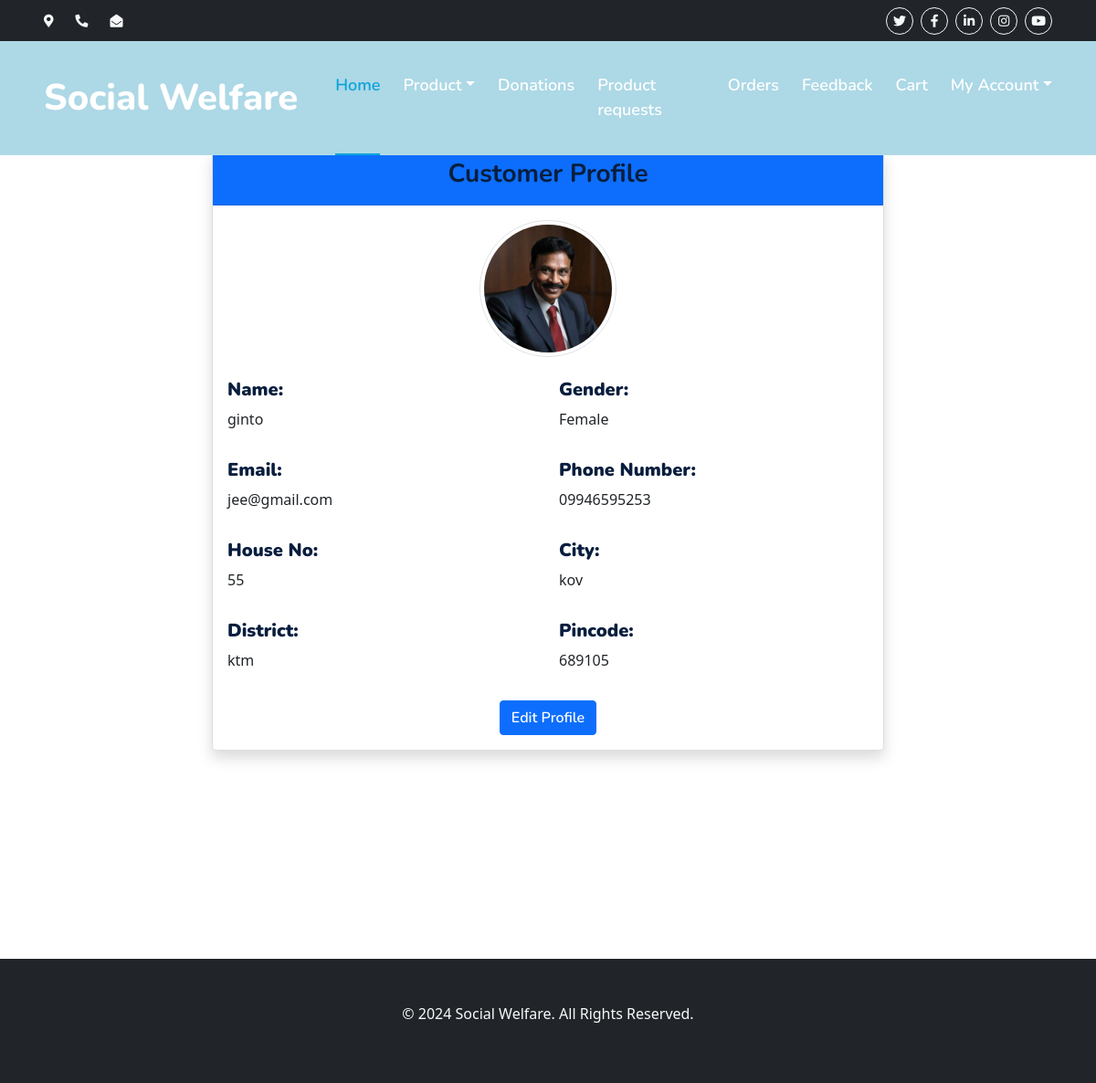
The app's page /user/profile/ (signed in) with its own data.
### user/models.py (models this page shows, shortened)
class Customer(models.Model):
    user = models.OneToOneField(User, on_delete=models.CASCADE)
    type = models.CharField(default='user', max_length=50)
    photo = models.ImageField(upload_to='userimage')
    cust_name = models.CharField(max_length=50)
    cust_gender = models.CharField(max_length=20)
    cust_houseno = models.CharField(max_length=50)
    cust_city = models.CharField(max_length=50)
    cust_district = models.CharField(max_length=50)
    cust_pincode = models.IntegerField()
    cust_email = models.EmailField(max_length=50)
    cust_phno = models.CharField(max_length=50)

### user/views.py (the view)
# urls.py: path('profile/', views.customer_profile, name='customer_profile'),
def customer_profile(request):
    customer = Customer.objects.get(user=request.user)
    return render(request, 'customer_profile.html', {'customer': customer})

### templates/customer_profile.html
{% extends 'customerbase.html' %}
{% load static %}
{% block content %}
<div class="container py-5">
    <div class="row justify-content-center">
        <div class="col-lg-8">
            <div class="card shadow">
                <div class="card-header text-center bg-primary text-white">
                    <h3>Customer Profile</h3>
                </div>
                <div class="card-body">
                    <div class="text-center mb-4">
                        <img
                            src="{{ customer.photo.url }}"
                            alt="Profile Picture"
                            class="rounded-circle img-thumbnail"
                            style="width: 150px; height: 150px; object-fit: cover;"
                        >
                    </div>
                    <div class="row mb-3">
                        <div class="col-md-6">
                            <h5><strong>Name:</strong></h5>
                            <p>{{ customer.cust_name }}</p>
                        </div>
                        <div class="col-md-6">
                            <h5><strong>Gender:</strong></h5>
                            <p>{{ customer.cust_gender }}</p>
                        </div>
                    </div>
                    <div class="row mb-3">
                        <div class="col-md-6">
                            <h5><strong>Email:</strong></h5>
                            <p>{{ customer.cust_email }}</p>
                        </div>
                        <div class="col-md-6">
                            <h5><strong>Phone Number:</strong></h5>
                            <p>{{ customer.cust_phno }}</p>
                        </div>
                    </div>
                    <div class="row mb-3">
                        <div class="col-md-6">
                            <h5><strong>House No:</strong></h5>
                            <p>{{ customer.cust_houseno }}</p>
                        </div>
                        <div class="col-md-6">
                            <h5><strong>City:</strong></h5>
                            <p>{{ customer.cust_city }}</p>
                        </div>
                    </div>
                    <div class="row mb-3">
                        <div class="col-md-6">
                            <h5><strong>District:</strong></h5>
                            <p>{{ customer.cust_district }}</p>
                        </div>
                        <div class="col-md-6">
                            <h5><strong>Pincode:</strong></h5>
                            <p>{{ customer.cust_pincode }}</p>
                        </div>
                    </div>
                    <div class="text-center">
                        <a href="{% url 'edit_profile' %}" class="btn btn-primary">Edit Profile</a>
                    </div>
                </div>
            </div>
        </div>
    </div>
</div>
{% endblock %}

### static/css/style.css (style rules this page uses)
:root { --primary: #06A3DA; --secondary: #34AD54; --light: #EEF9FF; --dark: #091E3E; }
h3, h4, .fw-semi-bold { font-weight: 700 !important; }
h5, h6, .fw-medium { font-weight: 600 !important; }
.btn { font-family: 'Nunito', sans-serif; font-weight: 600; transition: .5s; }
.btn-primary, .btn-secondary { color: #FFFFFF; box-shadow: inset 0 0 0 50px transparent; }

### records on screen
Customer: photo (picture), cust_name "ginto", cust_gender "Female", cust_email "jee@gmail.com", cust_phno "09946595253", cust_houseno "55", cust_city "kov", cust_district "ktm", cust_pincode "689105"
